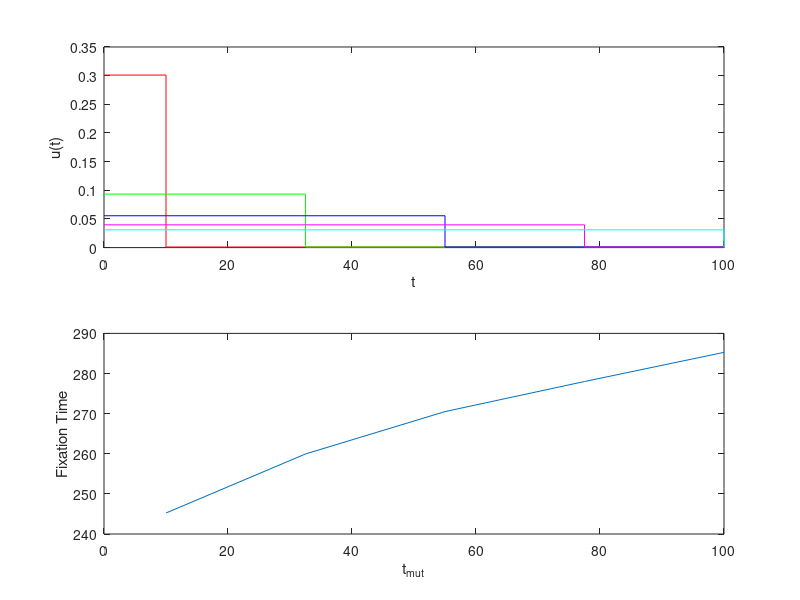
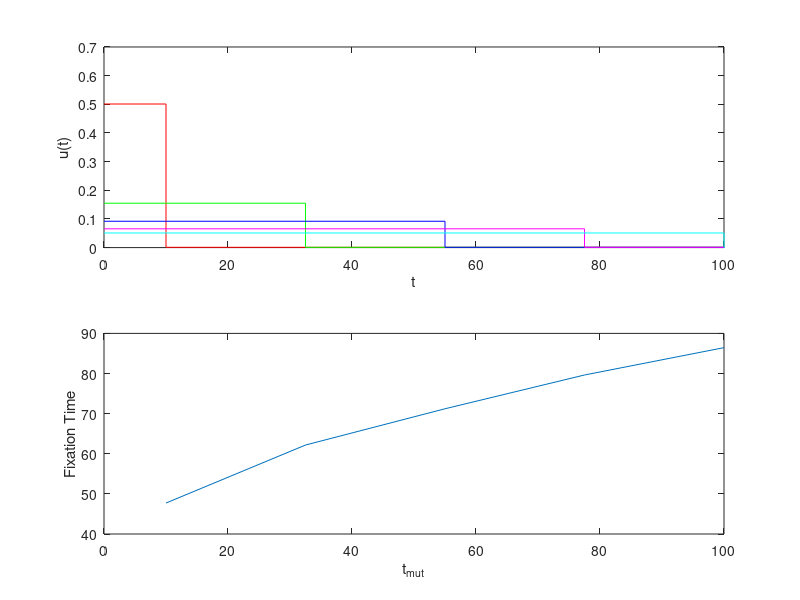

Write the MATLAB code that produced these figures, in order.
function [] = singlepulsefig

    dat_3 = load('DAT_PulseConstantArea_r1_1.0_r2_1.0_uquit_0.001_N_10_Dose_3.0.mat');
    param_3 = load('PARAM_PulseConstantArea_r1_1.0_r2_1.0_uquit_0.001_N_10_Dose_3.0.mat')
    dat_5 = load('DAT_PulseConstantArea_r1_1.0_r2_1.0_uquit_0.001_N_10_Dose_5.0.mat');
    param_5 = load('PARAM_PulseConstantArea_r1_1.0_r2_1.0_uquit_0.001_N_10_Dose_5.0.mat')
    
    subplot(2,1,1);
  
    for i=1:5,
        PlotPulse(3.0, param_3.u_pulse(i) / 0.001, 0.001, i);
        xlim([0,100]);
        ylabel('u(t)');
        xlabel('t');
    end
    
    subplot(2,1,2);
    plot(dat_3.PulseTime, dat_3.FixTime)%,'.k');
    xlabel('t_{mut}');
    ylabel('Fixation Time');
    
    figure();
    subplot(2,1,1);
  
    for i=1:5,
        PlotPulse(5.0, param_5.u_pulse(i) / 0.001, 0.001, i);
        xlim([0,100]);
        ylabel('u(t)');
        xlabel('t');
    end

    subplot(2,1,2);
    plot(dat_5.PulseTime, dat_5.FixTime)%,'.k');
    xlabel('t_{mut}');
    ylabel('Fixation Time');
end

function [] = PlotPulse(area, mut_factor, offset, colid)
    cols = ['r','g','b','m','c'];

    dataX = [];
    dataY = [];
    mutTime = area / (offset * (mut_factor - 1.0));
    dataX(1) = 0.0;
    dataX(2) = mutTime;
    dataX(3) = mutTime;
    dataX(4) = 150.0;
    
    dataY(1) = offset * mut_factor;
    dataY(2) = offset * mut_factor;
    dataY(3) = offset;
    dataY(4) = offset;

    plot(dataX, dataY, cols(colid));
    hold on
end

